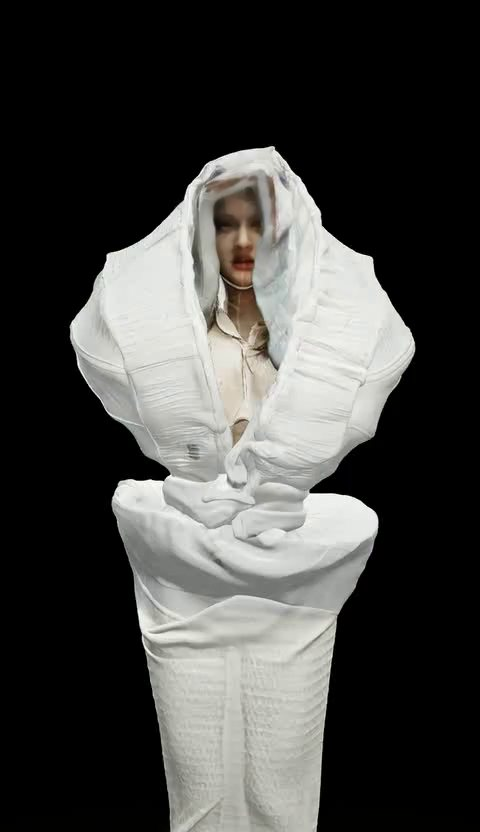
#> input picture dist/media/grip/000.jpg, 480 x 832 px
$ python make-face.py ../dist/media/grip/000.jpg ../dist/media/grip/001.jpg
#> lines starting #> are read from the running program, lines starting #| are printed output that depends on the picture; after the words box and inside, x2 and y2 are one past the last pixel; in counts of white or black regions, pixels touching at a corner belong together
"""產生 3D 臉部投影貼圖：轉正、對齊五官、自然的白皙精修。
用法：python scripts/make-face.py <照片> <輸出.png>
五官座標（原圖像素）寫在下面 LEFT_EYE / RIGHT_EYE / LIPS。
方向：白皙、有血色、自然的女性臉（不要死白、不要加深眼窩）。
"""
import sys

import cv2
import numpy as np

LEFT_EYE, RIGHT_EYE, LIPS = (457, 500), (537, 487), (513, 583)  # S__345784336
# 3D 模型臉部矩形中，眼睛中點、嘴唇的位置（由上往下的比例）與寬高比
EYE_T, LIP_T, ASPECT = 0.275, 0.64, 0.708
OUT_W, OUT_H = 420, 594
SKIN = np.array([232, 234, 248], np.float32) / 255  # BGR：白皙、微粉、略冷的膚色

src, dst = sys.argv[1], sys.argv[2]
im = cv2.imread(src)
#> im is the input picture: shape (832, 480, 3); mean B, G, R 67.1, 69.4, 69.4
le, re, lp = map(np.array, (LEFT_EYE, RIGHT_EYE, LIPS))
mid = (le + re) / 2
ang = np.degrees(np.arctan2(re[1] - le[1], re[0] - le[0]))
M = cv2.getRotationMatrix2D(tuple(mid), ang, 1.0)
im = cv2.warpAffine(im, M, (im.shape[1], im.shape[0]), flags=cv2.INTER_LANCZOS4)
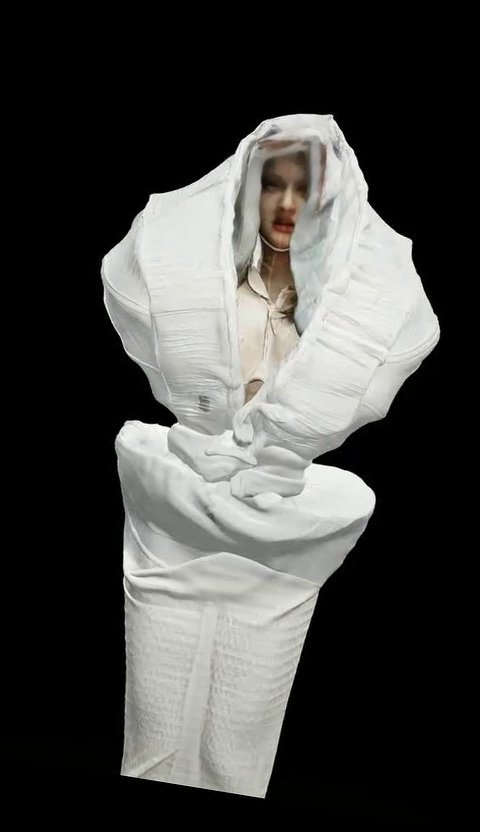
#> im: shape (832, 480, 3); mean B, G, R 67.2, 69.4, 69.4
lp2 = M @ np.array([lp[0], lp[1], 1.0])
H = (lp2[1] - mid[1]) / (LIP_T - EYE_T)
W = H * ASPECT
cx = mid[0] * 0.6 + lp2[0] * 0.4
x0, y0 = cx - W / 2, mid[1] - EYE_T * H
A = np.float32([[OUT_W / W, 0, -x0 * OUT_W / W], [0, OUT_H / H, -y0 * OUT_H / H]])
face = cv2.warpAffine(im, A, (OUT_W, OUT_H), flags=cv2.INTER_LANCZOS4)
#> face: shape (594, 420, 3); every value is 0

# 1. 輕度降噪（保留五官）
den = cv2.fastNlMeansDenoisingColored(face, None, 5, 5, 7, 21)
den = cv2.bilateralFilter(den, 7, 22, 7)
f = den.astype(np.float32) / 255
#> f: shape (594, 420, 3) float32; every value is 0

# 2. 提亮暗部（照片中臉在帽沿陰影下）
lum = f.mean(2, keepdims=True)
#> lum: shape (594, 420, 1) float32; every value is 0
lift = np.clip(lum, 1e-3, 1) ** 0.62 / np.clip(lum, 1e-3, 1)
#> lift: shape (594, 420, 1) float32; every value is 13.8
f = np.clip(f * np.minimum(lift, 2.4) * 1.08, 0, 1)

# 3. 膚色：往白皙微粉靠，保留原本的明暗（立體感）
hsv = cv2.cvtColor((f * 255).astype(np.uint8), cv2.COLOR_BGR2HSV).astype(np.float32)
hue, sat, val = hsv[..., 0] * 2, hsv[..., 1] / 255, hsv[..., 2] / 255
lips = (((hue < 18) | (hue > 335)) & (sat > 0.32) & (val > 0.15)).astype(np.float32)
lips = cv2.GaussianBlur(lips, (0, 0), 1.5)
skin_w = np.clip((val - 0.25) / 0.25, 0, 1) * (1 - lips)  # 頭髮、瞳孔等暗處不動
L = f.mean(2, keepdims=True)
L2 = np.clip(0.25 + L * 0.85, 0, 1)  # 整體再亮一些
#> L2: shape (594, 420, 1) float32; every value is 0.25
toned = SKIN * (L2 / SKIN.mean()) * 0.8 + f * 0.2
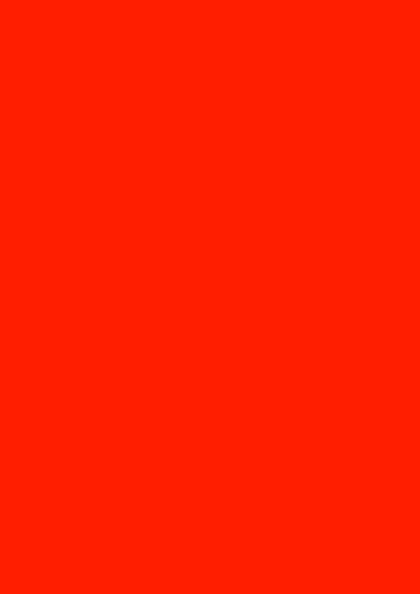
#> toned: shape (594, 420, 3) float32; mean B, G, R 0.195, 0.196, 0.208; drawn with min black and max white
f = f * (1 - skin_w[..., None] * 0.85) + toned * skin_w[..., None] * 0.85

# 4. 淡淡的腮紅（臉頰）
yy, xx = np.mgrid[0:OUT_H, 0:OUT_W].astype(np.float32)
blush = np.zeros((OUT_H, OUT_W), np.float32)
for bx in (0.27, 0.73):
    blush += np.exp(-(((xx - bx * OUT_W) / (OUT_W * 0.1)) ** 2 + ((yy - 0.47 * OUT_H) / (OUT_H * 0.06)) ** 2))
f = f * (1 - blush[..., None] * 0.08) + np.array([0.72, 0.72, 0.95]) * blush[..., None] * 0.08
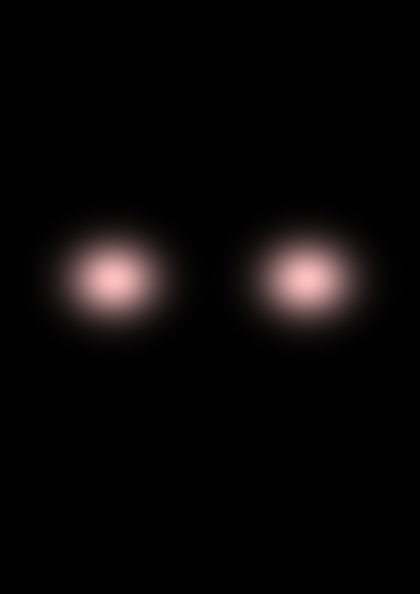
#> f: shape (594, 420, 3) float64; mean B, G, R 0.00217, 0.00217, 0.00286; drawn with min black and max white

# 5. 紅唇：自然的正紅，保留唇紋
lipcol = np.array([0.2, 0.12, 0.55], np.float32)  # BGR 酒紅
lip_shade = (L / max(float(L[lips > 0.5].mean()) if (lips > 0.5).any() else 0.4, 0.05))  # 保留唇的明暗與唇紋
f = f * (1 - lips[..., None] * 0.55) + np.clip(lipcol * lip_shade, 0, 1) * lips[..., None] * 0.55

# 6. 輕微銳化
blur = cv2.GaussianBlur(f, (0, 0), 1.6)
f = np.clip(f + (f - blur) * 0.45, 0, 1)

# 柔邊遮罩：只留臉部
mask = np.zeros((OUT_H, OUT_W), np.float32)
cv2.ellipse(mask, (OUT_W // 2, int(OUT_H * 0.54)), (int(OUT_W * 0.38), int(OUT_H * 0.42)), 0, 0, 360, 1, -1)
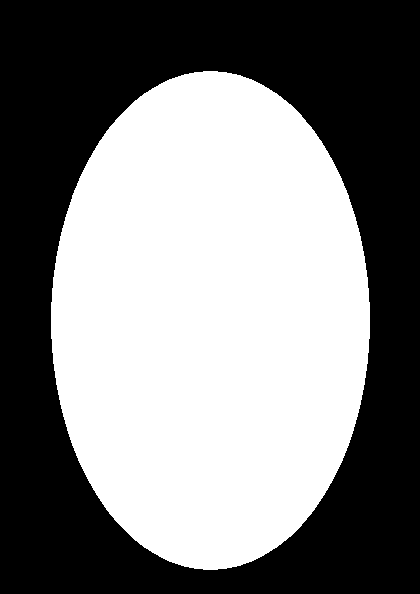
#> mask: shape (594, 420) float32; values 0 (black) and 1 (white), 50.1% white; 1 black region, box (x1, y1, x2, y2) and area: (0, 0, 420, 594) 124611
mask = cv2.GaussianBlur(mask, (0, 0), 22)
cv2.imwrite(dst, np.dstack([f * 255, mask * 255]).astype(np.uint8))
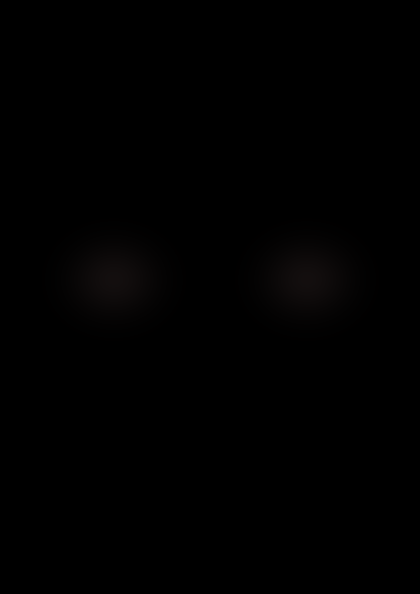
#> saved as 001.jpg: shape (594, 420, 4); mean B, G, R, A 0.5, 0.5, 0.6, 127.1
cv2.imwrite(dst.replace(".png", "-preview.jpg"), (f * 255).astype(np.uint8))
print("saved", dst)

# 取樣臉頰膚色（給頭、頸、手臂與 AI 貼圖的皮膚統一用）
cheeks = np.concatenate([f[int(OUT_H * 0.45):int(OUT_H * 0.55), int(OUT_W * 0.2):int(OUT_W * 0.32)].reshape(-1, 3),
                         f[int(OUT_H * 0.45):int(OUT_H * 0.55), int(OUT_W * 0.68):int(OUT_W * 0.8)].reshape(-1, 3)])
b, g_, r = np.median(cheeks, 0)
#> b = 0.0384; g_ = 0.0384; r = 0.0506
print("skin_rgb", round(float(r), 3), round(float(g_), 3), round(float(b), 3), "hex #%02x%02x%02x" % (int(r * 255), int(g_ * 255), int(b * 255)))
#| skin_rgb 0.051 0.038 0.038 hex #0c0909
